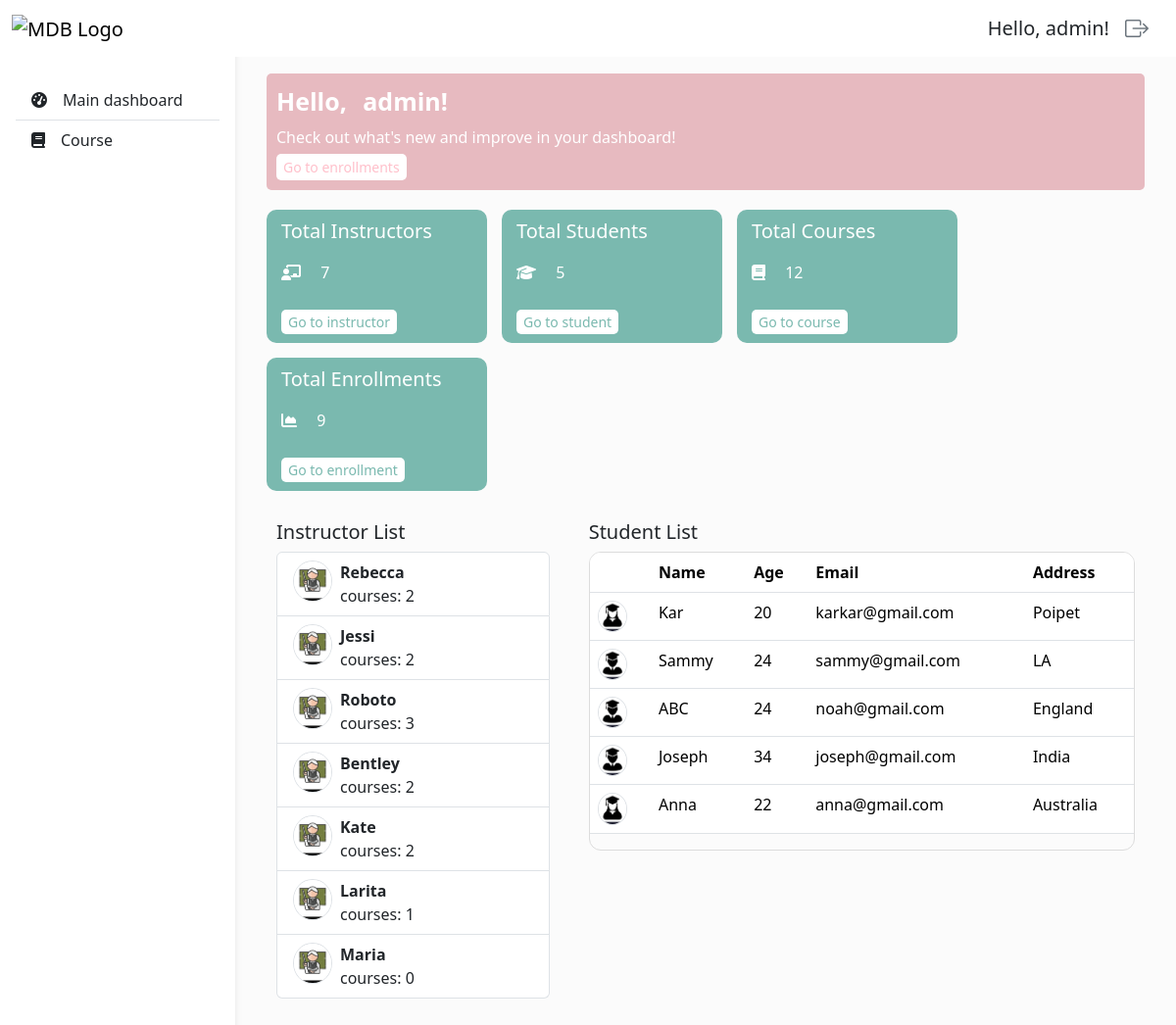
The app's page / (signed in), older data.
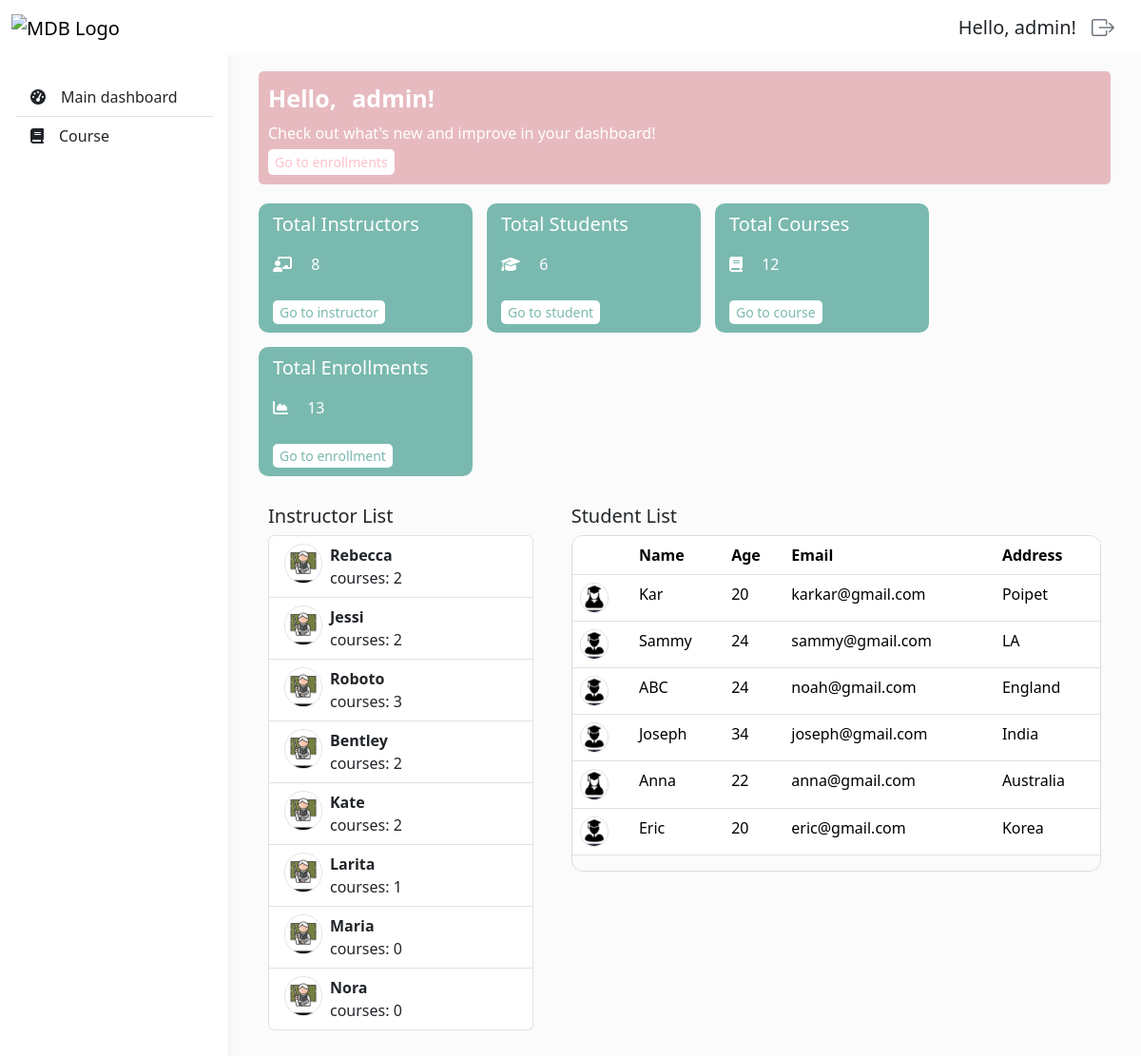
The same page, newer data.
### users/models.py (models this page shows, shortened)
class Instructor(models.Model):
  user = models.OneToOneField(User, on_delete=models.CASCADE, null=True)
  name = models.CharField(max_length=100)
  age = models.IntegerField()
  email = models.EmailField()
  phone = models.CharField(max_length=20)
  address = models.CharField(max_length=150)
  salary = models.DecimalField(max_digits=10, decimal_places=2)

class Student(models.Model):
  GENDER_CHOICES = {
    'Female': 'Female',
    'Male': 'Male'
  }
  user = models.OneToOneField(User, on_delete=models.CASCADE, null=True)
  name = models.CharField(max_length=100)
  age = models.IntegerField()
  gender = models.CharField(max_length=15, choices=GENDER_CHOICES)
  email = models.EmailField()
  phone = models.CharField(max_length=20)
  address = models.CharField(max_length=150)

### users/decorators.py (the view)
  def wrapper_func(request, *args, **kwargs):
    group = None
    if request.user.groups.exists():
      group = request.user.groups.all()[0].name
    if group == 'instructor':
      return redirect('instructor_dashboard')
    elif group == 'student':
      return redirect('student_dashboard')
    return view_func(request, *args, **kwargs)

### dashboard/views.py (called while the page is built)
@login_required(login_url='users:login')
@admin_only
def dashboard_view(request):
  total_instructors = Instructor.objects.count()
  total_students = Student.objects.count()
  total_courses = Course.objects.count()
  total_enrollments = Enrollment.objects.count()
  instructors = Instructor.objects.all()
  students = Student.objects.all()
  context = {
    'instructors': instructors,
    'students': students,
    'total_instructors': total_instructors,
    'total_students': total_students,
    'total_courses': total_courses,
    'total_enrollments': total_enrollments,
  }
  return render(request, 'dashboard/home.html', context)

### dashboard/templates/dashboard/home.html (shortened to what this page needs)
{% extends 'base.html' %}
{% block content %}
  <div class="dashboard px-4 py-3">
    <div class="top-section">
      <p>Hello, {{request.user}}!</p>
      <p>Check out what's new and improve in your dashboard!</p>
      <a href="{% url 'enrollments:enrollment_list' %}">Go to enrollments</a>
    </div>
    <div class="middle-section">
      <div class="course-card-container">
        <div class="course-card">
          <h5>Total Instructors</h5>
          <div>
            <div>
              <i class="fa-solid fa-chalkboard-user me-3"></i>
              <span>{{total_instructors}}</span>
            </div>
          </div>
          <a href="{% url 'users:instructor_list' %}">Go to instructor</a>
        </div>
        <div class="course-card">
          <h5>Total Students</h5>
          <div>
            <div>
              <i class="fa-solid fa-graduation-cap me-3"></i>
              <span>{{total_students}}</span>
            </div>
          </div>
          <a href="{% url 'users:student_list' %}">Go to student</a>
        </div>
        <div class="course-card">
          <h5>Total Courses</h5>
          <div>
            <div>
              <i class="fa-solid fa-book me-3"></i>
              <span>{{total_courses}}</span>
            </div>
          </div>
          <a href="{% url 'courses:course_list' %}">Go to course</a>
        </div>
        <div class="course-card">
          <h5>Total Enrollments</h5>
          <div>
            <div>
              <i class="fas fa-chart-area me-3"></i>
              <span>{{total_enrollments}}</span>
            </div>
          </div>
          <a href="{% url 'enrollments:enrollment_list' %}">Go to enrollment</a>
        </div>
      </div>
    </div>
    <div class="bottom-section">
      <div class="left">
        <h5>Instructor List</h5>
        <ol class="list-group list-group-numbered">
          {% for instructor in instructors %}
            <li class="list-group-item d-flex justify-content-between align-items-start">
              <div>
                <img class="rounded-circle border" style="width: 40px;" src="/media/profiles/instructor-profile.jpg" alt="profile">
              </div>
              <div class="ms-2 me-auto">
                <div class="fw-bold">{{instructor.name}}</div>
                courses: {{instructor.courses.count}}
              </div>
            </li>
          {% endfor %}
        </ol>
      </div>
       <div class="right">
        <h5>Student List</h5>
        <div class="overflow-auto">
          <table class="table" style="min-width: 500px;">
            <thead>
              <tr>
                <th scope="col"></th>
                <th scope="col">Name</th>
                <th scope="col">Age</th>
                <th scope="col">Email</th>
                <th scope="col">Address</th>
              </tr>
            </thead>
            <tbody>
              {% for student in students %}
                <tr>
                  <th scope="row">
                    <img class="rounded-circle border" style="width: 30px;" src="
                    {% if student.gender == 'Female'  %}
                      /media/profiles/female-student-profile.jpg
                    {% else %}
                      /media/profiles/male-student-profile.jpg
                    {% endif %}
                    " alt="profile">
                  </th>
                  <td>{{student.name}}</td>
                  <td>{{student.age}}</td>
                  <td>{{student.email}}</td>
                  <td>{{student.address}}</td>
                </tr>
              {% endfor %}
            </tbody>
          </table>
        </div>
       </div>
    </div>
  </div>
{% endblock content %}

Row changes from the older to the newer data that the page shows:
added Instructor: name "Nora", courses.count "0"
added Student: name "Eric", age "20", email "eric@gmail.com", address "Korea"
Text that changed along with them:
{{ total_instructors }}: "7" → "8"
{{ total_students }}: "5" → "6"
{{ total_enrollments }}: "9" → "13"
